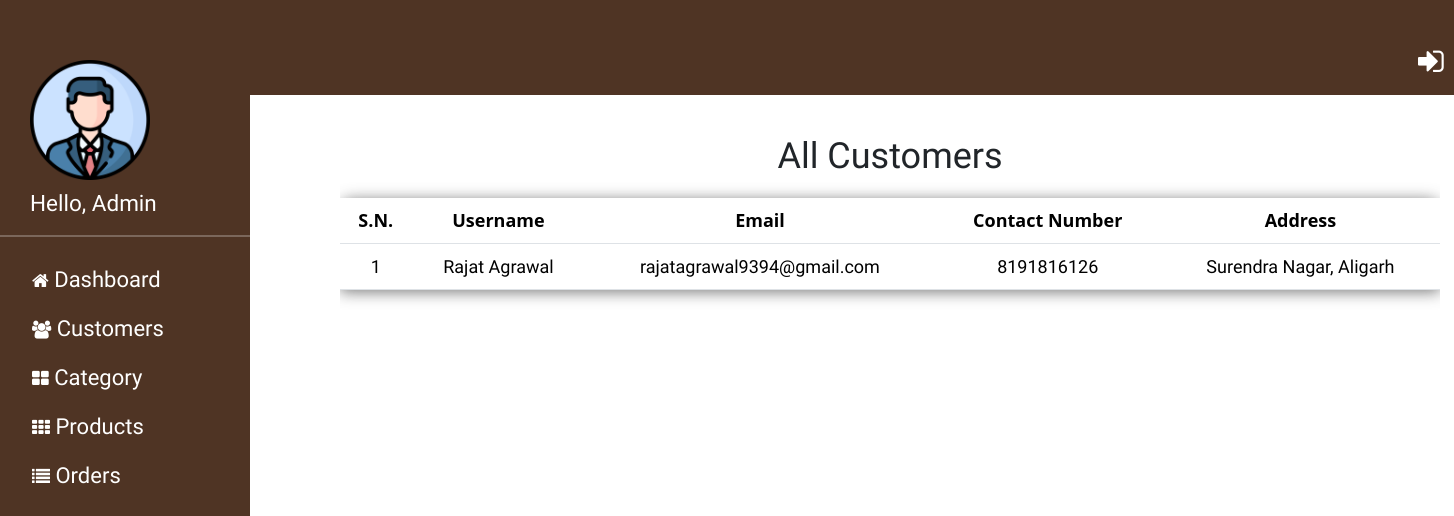
The app's page /admin/viewCustomers.php with its own data.
### tables this page shows
CREATE TABLE `users` (
  `id` int(11) NOT NULL,
  `name` varchar(20) NOT NULL,
  `email` varchar(45) NOT NULL,
  `mobile` varchar(20) NOT NULL,
  `mobile_verified` int(11) NOT NULL,
  `password` text NOT NULL,
  `address` varchar(55) NOT NULL,
  `city` varchar(20) NOT NULL,
  `pic` varchar(55) NOT NULL,
  `status` int(11) NOT NULL,
  `created_date` timestamp NOT NULL DEFAULT current_timestamp()
);

### admin/viewCustomers.php (the view)
<?php
include('admin_header.php');
?>
<div id="main-content" style=" height: 550px; width: 1100px;margin-left: 340px;margin-top: 40px; overflow: auto;">
<div >
  <h2 style="text-align: center; margin-bottom: 20px;">All Customers</h2>
  <table class="table " align="center">
    <thead>
      <tr>
        <th class="text-center">S.N.</th>
        <th class="text-center">Username </th>
        <th class="text-center">Email</th>
        <th class="text-center">Contact Number</th>
        <th class="text-center">Address</th>
      </tr>
    </thead>
    <?php
      $sql="SELECT * from `users`";
      $result=$conn-> query($sql);
      $count=1;
      if ($result-> num_rows > 0){
        while ($row=$result-> fetch_assoc()) {
    ?>
    <tr>
      <td><?=$count?></td>
      <td><?=$row["name"]?></td>
      <td><?=$row["email"]?></td>
      <td><?=$row["mobile"]?></td>
      <td><?=$row["address"]?></td>
    </tr>
    <?php
            $count=$count+1;
        }
    }
    ?>
  </table>
</div>
</div>
</body>
</html>

### css/style2.css (style rules this page uses)
* { margin: 0; padding: 0; font-family: 'Work Sans', sans-serif; font-size: 18px; }
table { width: 100%; border-collapse: collapse; border-spacing: 0; box-shadow: 0 2px 15px rgba(64, 64, 64, .7); border-radius: 12px 12px 0 0; margin-bottom: 50px; }
td, th { padding: 10px 16px; text-align: center; }
th { background-color: #584e46; color: #fafafa; font-family: 'Open Sans', Sans-serif; font-weight: bold; }
tr { width: 100%; background-color: #fafafa; font-family: 'Montserrat', sans-serif; }

### records on screen
users: name "Rajat Agrawal", email "rajatagrawal9394@gmail.com", mobile "8191816126", address "Surendra Nagar, Aligarh"
